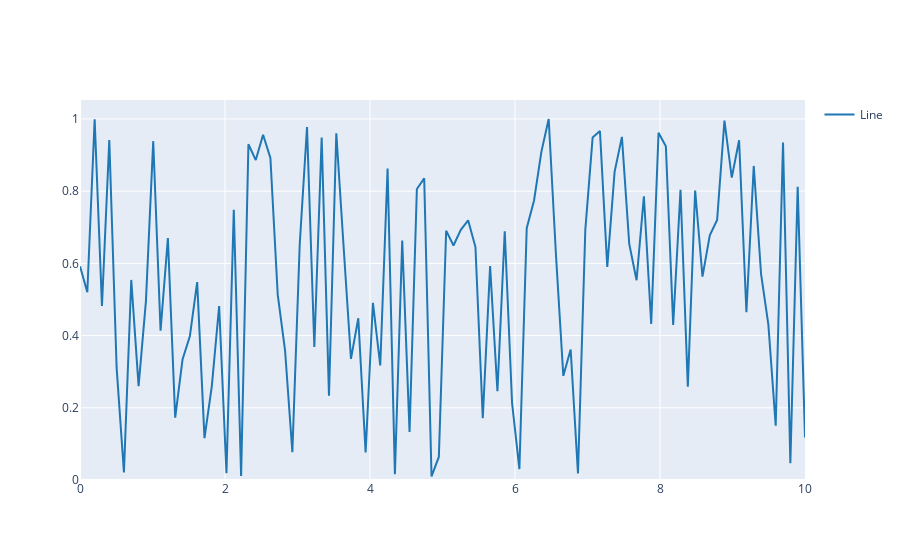

Notebook code cell kept with this figure:
### Code cell
x = np.linspace(0, 10, 100)
y = np.random.random(100)
df = pd.DataFrame({'x': x, 'y': y})

ggplot(df, aes(x='x', y='y')) + geom_line(showlegend=True)
